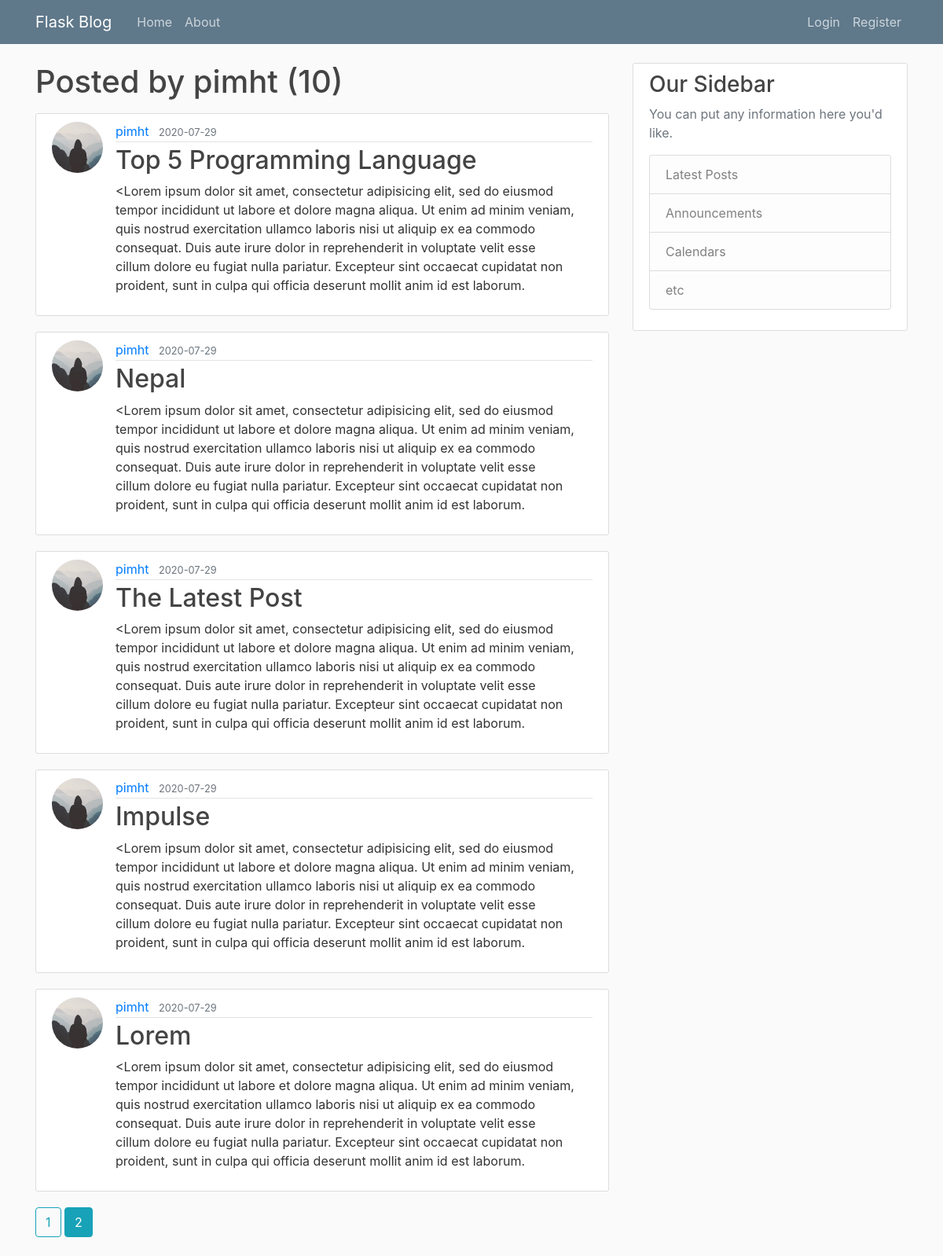
The page /user/pimht?page=2 on the database its author committed.
### flaskblog/models.py (models this page shows, shortened)
class User(db.Model, UserMixin):
	id = db.Column(db.Integer, primary_key = True)
	username = db.Column(db.String(20), unique = True, nullable = False)
	email = db.Column(db.String(120), unique = True, nullable = False)
	image_file = db.Column(db.String(20), nullable = False, default = 'default.jpg')
	password = db.Column(db.String(60), nullable = False)
	posts = db.relationship('Post', backref = 'author', lazy = True)

class Post(db.Model):
	id = db.Column(db.Integer, primary_key = True)
	title = db.Column(db.String(200), nullable = False)
	date_posted = db.Column(db.DateTime, nullable = False, default = datetime.utcnow)
	content = db.Column(db.Text, nullable = False)
	user_id = db.Column(db.Integer, db.ForeignKey('user.id'), nullable = False)

### flaskblog/users/routes.py (the view)
@users.route('/user/<string:username>')
def user_posts(username):
	page = request.args.get('page', 1, type = int)
	user = User.query.filter_by(username=username).first_or_404()
	posts = Post.query.filter_by(author = user).order_by(Post.date_posted.desc()).paginate(page = page, per_page = 5)
	return render_template('user_post.html', posts = posts, user = user)

### flaskblog/templates/user_post.html
{% extends 'layout.html' %}
{% block content %}
	<h1 class="mb-3">Posted by {{ user.username}} ({{ posts.total}})</h1>
	{% for post in posts.items %}
		<article class="media content-section">
			<img class="rounded-circle article-img" src="{{ url_for('static', filename = 'profile_pics/' + post.author.image_file) }}">
		  <div class="media-body">
		    <div class="article-metadata">
		      <a class="mr-2" href="{{ url_for('users.user_posts', username=post.author.username) }}">{{ post.author.username }}</a>
		      <small class="text-muted">{{ post.date_posted.strftime('%Y-%m-%d') }}</small>
		    </div>
		    <h2><a class="article-title" href="{{ url_for('posts.post', post_id = post.id) }}">{{ post.title }}</a></h2>
		    <p class="article-content">{{ post.content }}</p>
		  </div>
		</article>
	{% endfor %}
	{% for page_num in posts.iter_pages(left_edge = 1, right_edge = 1, left_current = 1, right_current = 2) %}
		{% if page_num %}
			{% if posts.page == page_num %}
				<a class = 'btn btn-info mb-4' href="{{ url_for('users.user_posts', username = user.username, page = page_num) }}">{{ page_num }}</a>
			{% else %}
				<a class = 'btn btn-outline-info mb-4' href="{{ url_for('users.user_posts', username = user.username, page = page_num) }}">{{ page_num }}</a>
			{% endif %}
		{% else%}
			...
		{% endif %}
	{% endfor %}
{% endblock %}

### flaskblog/static/main.css (style rules this page uses)
body { background: #fafafa; color: #333333; margin-top: 5rem; }
h1, h2, h3, h4, h5, h6 { color: #444444; }
.content-section { background: #ffffff; padding: 10px 20px; border: 1px solid #dddddd; border-radius: 3px; margin-bottom: 20px; }
.article-title { color: #444444; }
.article-content { white-space: pre-line; }
.article-img { height: 65px; width: 65px; margin-right: 16px; }
.article-metadata { padding-bottom: 1px; margin-bottom: 4px; border-bottom: 1px solid #e3e3e3 }

### rows shown on the page
User: username "pimht"
Post: image_file (placeholder picture), author.username "pimht", date_posted "2020-07-29", title "Top 5 Programming Language", content "<Lorem ipsum dolor sit amet, consectetur adipisicing elit, sed do eiusmod tempor incididunt ut labore et dolore magna aliqua. Ut enim ad minim veniam, quis nostrud exercitation ullamco laboris nisi ut aliquip ex ea commodo consequat. Duis aute irure dolor in reprehenderit in voluptate velit esse cillum dolore eu fugiat nulla pariatur. Excepteur sint occaecat cupidatat non proident, sunt in culpa qui officia deserunt mollit anim id est laborum."
Post: image_file (placeholder picture), author.username "pimht", date_posted "2020-07-29", title "Nepal", content "<Lorem ipsum dolor sit amet, consectetur adipisicing elit, sed do eiusmod tempor incididunt ut labore et dolore magna aliqua. Ut enim ad minim veniam, quis nostrud exercitation ullamco laboris nisi ut aliquip ex ea commodo consequat. Duis aute irure dolor in reprehenderit in voluptate velit esse cillum dolore eu fugiat nulla pariatur. Excepteur sint occaecat cupidatat non proident, sunt in culpa qui officia deserunt mollit anim id est laborum."
Post: image_file (placeholder picture), author.username "pimht", date_posted "2020-07-29", title "The Latest Post", content "<Lorem ipsum dolor sit amet, consectetur adipisicing elit, sed do eiusmod tempor incididunt ut labore et dolore magna aliqua. Ut enim ad minim veniam, quis nostrud exercitation ullamco laboris nisi ut aliquip ex ea commodo consequat. Duis aute irure dolor in reprehenderit in voluptate velit esse cillum dolore eu fugiat nulla pariatur. Excepteur sint occaecat cupidatat non proident, sunt in culpa qui officia deserunt mollit anim id est laborum."
Post: image_file (placeholder picture), author.username "pimht", date_posted "2020-07-29", title "Impulse", content "<Lorem ipsum dolor sit amet, consectetur adipisicing elit, sed do eiusmod tempor incididunt ut labore et dolore magna aliqua. Ut enim ad minim veniam, quis nostrud exercitation ullamco laboris nisi ut aliquip ex ea commodo consequat. Duis aute irure dolor in reprehenderit in voluptate velit esse cillum dolore eu fugiat nulla pariatur. Excepteur sint occaecat cupidatat non proident, sunt in culpa qui officia deserunt mollit anim id est laborum."
Post: image_file (placeholder picture), author.username "pimht", date_posted "2020-07-29", title "Lorem", content "<Lorem ipsum dolor sit amet, consectetur adipisicing elit, sed do eiusmod tempor incididunt ut labore et dolore magna aliqua. Ut enim ad minim veniam, quis nostrud exercitation ullamco laboris nisi ut aliquip ex ea commodo consequat. Duis aute irure dolor in reprehenderit in voluptate velit esse cillum dolore eu fugiat nulla pariatur. Excepteur sint occaecat cupidatat non proident, sunt in culpa qui officia deserunt mollit anim id est laborum."

### other values the page prints
{{ posts.total }} "10"
{{ page_num }} "1"
{{ page_num }} "2"
